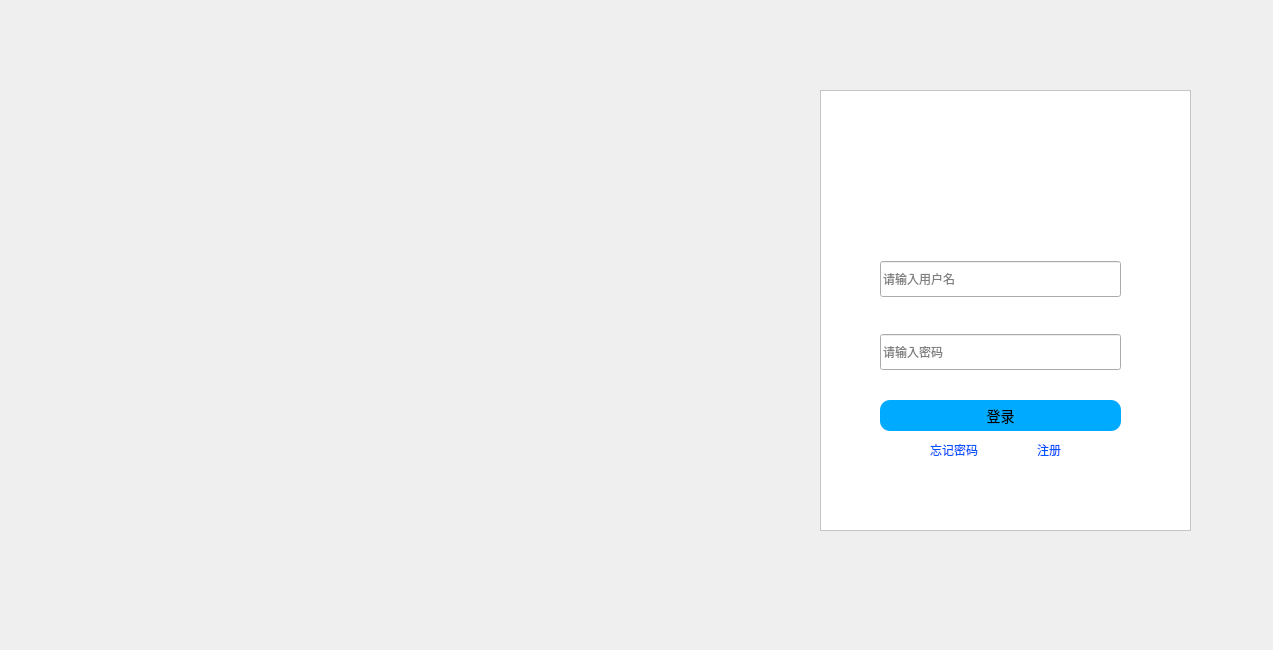
<?xml version="1.0" encoding="UTF-8"?>
<ui version="4.0">
 <class>MainWindow</class>
 <widget class="QMainWindow" name="MainWindow">
  <property name="geometry">
   <rect>
    <x>0</x>
    <y>0</y>
    <width>1273</width>
    <height>650</height>
   </rect>
  </property>
  <property name="windowTitle">
   <string>航班购票系统</string>
  </property>
  <property name="windowIcon">
   <iconset resource="image.qrc">
    <normaloff>:/imagSoure/sysu.ico</normaloff>:/imagSoure/sysu.ico</iconset>
  </property>
  <property name="styleSheet">
   <string notr="true">#centralwidget{
	
	background-image: url(:/imagSoure/flightLogin.jpg);
}</string>
  </property>
  <widget class="QWidget" name="centralwidget">
   <widget class="QStackedWidget" name="stackedWidget">
    <property name="geometry">
     <rect>
      <x>790</x>
      <y>70</y>
      <width>421</width>
      <height>481</height>
     </rect>
    </property>
    <property name="currentIndex">
     <number>0</number>
    </property>
    <widget class="QWidget" name="page_2">
     <widget class="QFrame" name="loginWidget">
      <property name="geometry">
       <rect>
        <x>30</x>
        <y>20</y>
        <width>371</width>
        <height>441</height>
       </rect>
      </property>
      <property name="styleSheet">
       <string notr="true">#loginWidget{
	
	background-color: rgb(255, 255, 255);
}</string>
      </property>
      <property name="frameShape">
       <enum>QFrame::StyledPanel</enum>
      </property>
      <property name="frameShadow">
       <enum>QFrame::Raised</enum>
      </property>
      <widget class="QPushButton" name="pushButton">
       <property name="geometry">
        <rect>
         <x>60</x>
         <y>310</y>
         <width>241</width>
         <height>31</height>
        </rect>
       </property>
       <property name="styleSheet">
        <string notr="true">#pushButton{
	background-color: rgb(0, 170, 255);
	border-radius: 10px;
	font-size: 14px; 
}
#pushButton:hover{
	
	background-color: rgb(38, 143, 255);
	font-size: 14px; 
	border-radius: 10px;
}
#pushButton:pressed {
    background-color: rgb(38, 143, 255);
    border: 1px solid #555;  /* 按下时改变边框颜色 */
	border-radius: 10px;
	font-size: 12px;  /* 鼠标按下时，字体缩小 */
}</string>
       </property>
       <property name="text">
        <string>登录</string>
       </property>
      </widget>
      <widget class="QWidget" name="verticalLayoutWidget">
       <property name="geometry">
        <rect>
         <x>60</x>
         <y>140</y>
         <width>241</width>
         <height>171</height>
        </rect>
       </property>
       <layout class="QVBoxLayout" name="verticalLayout">
        <item>
         <widget class="QLineEdit" name="username">
          <property name="styleSheet">
           <string notr="true">#username{
  height: 30px;
}</string>
          </property>
          <property name="inputMask">
           <string/>
          </property>
          <property name="text">
           <string/>
          </property>
          <property name="placeholderText">
           <string>请输入用户名</string>
          </property>
         </widget>
        </item>
        <item>
         <widget class="QLineEdit" name="password">
          <property name="styleSheet">
           <string notr="true">#password{
  height: 30px;
}</string>
          </property>
          <property name="echoMode">
           <enum>QLineEdit::Password</enum>
          </property>
          <property name="placeholderText">
           <string>请输入密码</string>
          </property>
         </widget>
        </item>
       </layout>
      </widget>
      <widget class="QLabel" name="label">
       <property name="geometry">
        <rect>
         <x>40</x>
         <y>-20</y>
         <width>281</width>
         <height>171</height>
        </rect>
       </property>
       <property name="styleSheet">
        <string notr="true">#label{
	image: url(:/imagSoure/title.png);
}</string>
       </property>
       <property name="text">
        <string/>
       </property>
       <property name="alignment">
        <set>Qt::AlignCenter</set>
       </property>
      </widget>
      <widget class="QWidget" name="horizontalLayoutWidget">
       <property name="geometry">
        <rect>
         <x>110</x>
         <y>330</y>
         <width>131</width>
         <height>61</height>
        </rect>
       </property>
       <layout class="QHBoxLayout" name="horizontalLayout">
        <item>
         <widget class="QPushButton" name="forget">
          <property name="styleSheet">
           <string notr="true">#forget{
	
	color: rgb(0, 85, 255);
	background-color: rgb(255, 255, 255);
	border-radius: 10px;
}
#forget:hover{
	
	background-color: rgb(255, 255, 255);
	border-radius: 10px;
	text-decoration: underline;
}</string>
          </property>
          <property name="text">
           <string>忘记密码</string>
          </property>
         </widget>
        </item>
        <item>
         <spacer name="horizontalSpacer">
          <property name="orientation">
           <enum>Qt::Horizontal</enum>
          </property>
          <property name="sizeType">
           <enum>QSizePolicy::Expanding</enum>
          </property>
          <property name="sizeHint" stdset="0">
           <size>
            <width>40</width>
            <height>20</height>
           </size>
          </property>
         </spacer>
        </item>
        <item>
         <widget class="QPushButton" name="register_2">
          <property name="baseSize">
           <size>
            <width>0</width>
            <height>0</height>
           </size>
          </property>
          <property name="styleSheet">
           <string notr="true">#register_2{
	background-color: rgb(255, 255, 255);
	
	color: rgb(0, 85, 255);
	border-radius: 10px;
}
#register_2:hover{
	
	background-color: rgb(255, 255, 255);
	border-radius: 10px;
	text-decoration: underline;
}
</string>
          </property>
          <property name="text">
           <string>注册</string>
          </property>
         </widget>
        </item>
       </layout>
      </widget>
     </widget>
    </widget>
    <widget class="QWidget" name="page">
     <widget class="QWidget" name="registerWidget" native="true">
      <property name="geometry">
       <rect>
        <x>30</x>
        <y>20</y>
        <width>371</width>
        <height>451</height>
       </rect>
      </property>
      <property name="styleSheet">
       <string notr="true">#registerWidget{
	
	background-color: rgb(255, 255, 255);
}</string>
      </property>
      <widget class="QLabel" name="label_2">
       <property name="geometry">
        <rect>
         <x>40</x>
         <y>-20</y>
         <width>281</width>
         <height>171</height>
        </rect>
       </property>
       <property name="styleSheet">
        <string notr="true">#label_2{
	image: url(:/imagSoure/title.png);
}</string>
       </property>
       <property name="text">
        <string/>
       </property>
       <property name="alignment">
        <set>Qt::AlignCenter</set>
       </property>
      </widget>
      <widget class="QWidget" name="verticalLayoutWidget_2">
       <property name="geometry">
        <rect>
         <x>60</x>
         <y>100</y>
         <width>241</width>
         <height>251</height>
        </rect>
       </property>
       <layout class="QVBoxLayout" name="verticalLayout_3">
        <item>
         <widget class="QLineEdit" name="registerUsername">
          <property name="styleSheet">
           <string notr="true">#registerUsername{
	height: 30px;
}</string>
          </property>
          <property name="inputMask">
           <string/>
          </property>
          <property name="placeholderText">
           <string>请输入用户名</string>
          </property>
         </widget>
        </item>
        <item>
         <widget class="QLineEdit" name="registerPassword">
          <property name="styleSheet">
           <string notr="true">#registerPassword{
	height: 30px;
}</string>
          </property>
          <property name="echoMode">
           <enum>QLineEdit::Password</enum>
          </property>
          <property name="placeholderText">
           <string>请输入密码</string>
          </property>
         </widget>
        </item>
        <item>
         <widget class="QLineEdit" name="registerComfirPass">
          <property name="styleSheet">
           <string notr="true">#registerComfirPass{
	height: 30px;
}</string>
          </property>
          <property name="echoMode">
           <enum>QLineEdit::Password</enum>
          </property>
          <property name="placeholderText">
           <string>再次确认密码</string>
          </property>
         </widget>
        </item>
        <item>
         <widget class="QLineEdit" name="comfirProblem">
          <property name="styleSheet">
           <string notr="true">#comfirProblem{
	height: 30px;
}</string>
          </property>
          <property name="placeholderText">
           <string>你最喜欢的大学是？</string>
          </property>
         </widget>
        </item>
       </layout>
      </widget>
      <widget class="QPushButton" name="zhuce">
       <property name="geometry">
        <rect>
         <x>90</x>
         <y>350</y>
         <width>181</width>
         <height>31</height>
        </rect>
       </property>
       <property name="styleSheet">
        <string notr="true">#zhuce{
	
	background-color: rgb(0, 170, 255);
	font-size: 14px; 
	border-radius: 10px;
}
#zhuce:hover{
	
	background-color: rgb(38, 143, 255);
	font-size: 14px; 
	border-radius: 10px;
}
#zhuce:pressed{
	background-color: rgb(38, 143, 255);
    border: 1px solid #555;  /* 按下时改变边框颜色 */
	border-radius: 10px;
	font-size: 12px; 
}</string>
       </property>
       <property name="text">
        <string>注册</string>
       </property>
      </widget>
      <widget class="QPushButton" name="back1">
       <property name="geometry">
        <rect>
         <x>90</x>
         <y>390</y>
         <width>181</width>
         <height>31</height>
        </rect>
       </property>
       <property name="styleSheet">
        <string notr="true">#back1{
	background-color: rgb(0, 170, 255);
	font-size: 14px;
	border-radius: 10px;
}
#back1:hover{
	
	background-color: rgb(38, 143, 255);
	font-size: 14px;
	border-radius: 10px;
}

#back1:pressed{
	background-color: rgb(38, 143, 255);
    border: 1px solid #555;  /* 按下时改变边框颜色 */
	border-radius: 10px;
	font-size: 12px; 
}</string>
       </property>
       <property name="text">
        <string>返回</string>
       </property>
      </widget>
     </widget>
    </widget>
    <widget class="QWidget" name="page_3">
     <widget class="QWidget" name="forgetWidget" native="true">
      <property name="geometry">
       <rect>
        <x>30</x>
        <y>20</y>
        <width>371</width>
        <height>451</height>
       </rect>
      </property>
      <property name="styleSheet">
       <string notr="true">#forgetWidget{
	
	background-color: rgb(255, 255, 255);
}</string>
      </property>
      <widget class="QLabel" name="label_3">
       <property name="geometry">
        <rect>
         <x>40</x>
         <y>-20</y>
         <width>281</width>
         <height>171</height>
        </rect>
       </property>
       <property name="styleSheet">
        <string notr="true">#label_3{
	image: url(:/imagSoure/title.png);
}</string>
       </property>
       <property name="text">
        <string/>
       </property>
       <property name="alignment">
        <set>Qt::AlignCenter</set>
       </property>
      </widget>
      <widget class="QWidget" name="verticalLayoutWidget_3">
       <property name="geometry">
        <rect>
         <x>60</x>
         <y>100</y>
         <width>241</width>
         <height>251</height>
        </rect>
       </property>
       <layout class="QVBoxLayout" name="verticalLayout_4">
        <item>
         <widget class="QLineEdit" name="forgetUsername">
          <property name="styleSheet">
           <string notr="true">#forgetUsername{
  height: 30px;
}</string>
          </property>
          <property name="placeholderText">
           <string>请输入用户名</string>
          </property>
         </widget>
        </item>
        <item>
         <widget class="QLineEdit" name="forgetProblem">
          <property name="styleSheet">
           <string notr="true">#forgetProblem{
  height: 30px;
}</string>
          </property>
          <property name="placeholderText">
           <string>你最喜欢的大学是？</string>
          </property>
         </widget>
        </item>
        <item>
         <widget class="QLineEdit" name="forgetPassword">
          <property name="styleSheet">
           <string notr="true">#forgetPassword{
  height: 30px;
}</string>
          </property>
          <property name="echoMode">
           <enum>QLineEdit::Password</enum>
          </property>
          <property name="placeholderText">
           <string>请输入新密码</string>
          </property>
         </widget>
        </item>
        <item>
         <widget class="QLineEdit" name="forgetComfirPassword">
          <property name="styleSheet">
           <string notr="true">#forgetComfirPassword{
  height: 30px;
}</string>
          </property>
          <property name="echoMode">
           <enum>QLineEdit::Password</enum>
          </property>
          <property name="placeholderText">
           <string>再次确认新密码</string>
          </property>
         </widget>
        </item>
       </layout>
      </widget>
      <widget class="QPushButton" name="chongzhi">
       <property name="geometry">
        <rect>
         <x>90</x>
         <y>350</y>
         <width>181</width>
         <height>31</height>
        </rect>
       </property>
       <property name="styleSheet">
        <string notr="true">#chongzhi{
	background-color: rgb(0, 170, 255);
	font-size:14px;
	border-radius: 10px;
}
#chongzhi:hover{
	
	background-color: rgb(38, 143, 255);
	font-size:14px;
	border-radius: 10px;
}
#chongzhi:pressed{
	background-color: rgb(38, 143, 255);
    border: 1px solid #555;  /* 按下时改变边框颜色 */
	border-radius: 10px;
	font-size: 12px; 
}</string>
       </property>
       <property name="text">
        <string>重置</string>
       </property>
      </widget>
      <widget class="QPushButton" name="back2">
       <property name="geometry">
        <rect>
         <x>90</x>
         <y>390</y>
         <width>181</width>
         <height>31</height>
        </rect>
       </property>
       <property name="styleSheet">
        <string notr="true">#back2{
	background-color: rgb(0, 170, 255);
	font-size:14px;
	border-radius: 10px;
}
#back2:hover{
	
	background-color: rgb(38, 143, 255);
	font-size: 14px;
	border-radius: 10px;
}
#back2:pressed{
	background-color: rgb(38, 143, 255);
    border: 1px solid #555;  /* 按下时改变边框颜色 */
	border-radius: 10px;
	font-size: 12px; 
}</string>
       </property>
       <property name="text">
        <string>返回</string>
       </property>
      </widget>
     </widget>
    </widget>
   </widget>
  </widget>
 </widget>
 <resources>
  <include location="image.qrc"/>
 </resources>
 <connections/>
</ui>
